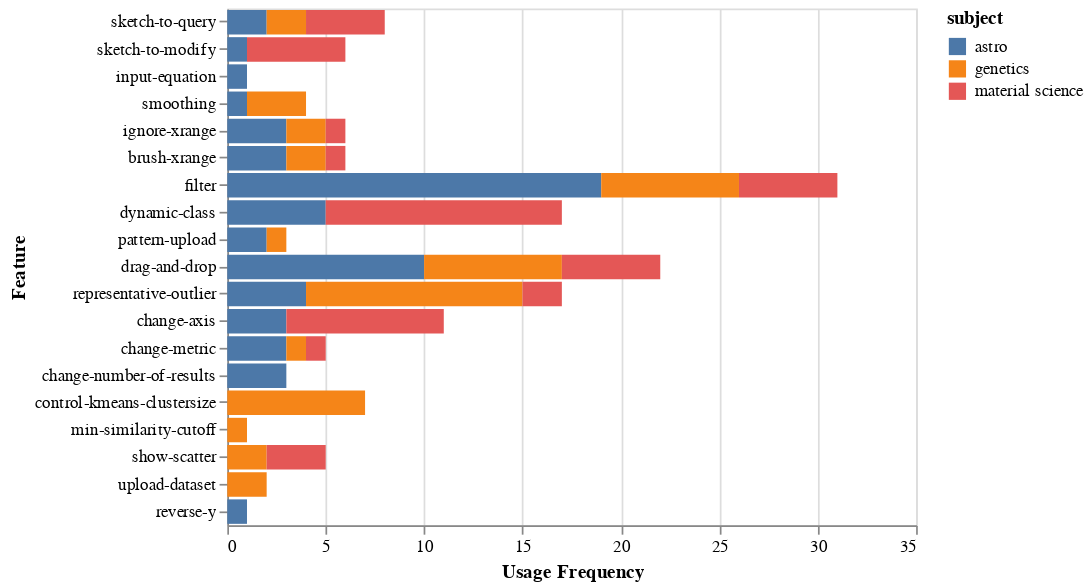

Notebook cell for this chart:
### Code cell
alt.Chart(df_frequency_by_subject_feature).mark_bar().encode(
    alt.X("Usage Frequency"),
    alt.Y("Feature",sort= ['sketch-to-query','sketch-to-modify','input-equation','smoothing','ignore-xrange','brush-xrange',
                          'filter','dynamic-class','pattern-upload','drag-and-drop','representative-outlier',
                          'change-axis', 'change-metric','change-number-of-results','control-kmeans-clustersize', 'min-similarity-cutoff','show-scatter', 'upload-dataset','reverse-y']),
    color = "subject"
)

### Figure 1 — Vega-Lite specification as saved in the notebook (floating-point values rounded to 4 significant figures)
{"$schema": "https://vega.github.io/schema/vega-lite/v2.6.0.json", "config": {"view": {"height": 300, "width": 400}}, "data": {"name": "data-a0caa11de133f34ea9f701677f0cdb88"}, "datasets": {"data-a0caa11de133f34ea9f701677f0cdb88": [{"Feature": "brush-xrange", "Usage Frequency": 3, "subject": "astro"}, {"Feature": "change-axis", "Usage Frequency": 3, "subject": "astro"}, {"Feature": "change-metric", "Usage Frequency": 3, "subject": "astro"}, {"Feature": "change-number-of-results", "Usage Frequency": 3, "subject": "astro"}, {"Feature": "drag-and-drop", "Usage Frequency": 10, "subject": "astro"}, {"Feature": "dynamic-class", "Usage Frequency": 5, "subject": "astro"}, {"Feature": "filter", "Usage Frequency": 19, "subject": "astro"}, {"Feature": "ignore-xrange", "Usage Frequency": 3, "subject": "astro"}, {"Feature": "input-equation", "Usage Frequency": 1, "subject": "astro"}, {"Feature": "pattern-upload", "Usage Frequency": 2, "subject": "astro"}, {"Feature": "representative-outlier", "Usage Frequency": 4, "subject": "astro"}, {"Feature": "reverse-y", "Usage Frequency": 1, "subject": "astro"}, {"Feature": "sketch-to-modify", "Usage Frequency": 1, "subject": "astro"}, {"Feature": "sketch-to-query", "Usage Frequency": 2, "subject": "astro"}, {"Feature": "smoothing", "Usage Frequency": 1, "subject": "astro"}, {"Feature": "brush-xrange", "Usage Frequency": 2, "subject": "genetics"}, {"Feature": "change-metric", "Usage Frequency": 1, "subject": "genetics"}, {"Feature": "control-kmeans-clustersize", "Usage Frequency": 7, "subject": "genetics"}, {"Feature": "drag-and-drop", "Usage Frequency": 7, "subject": "genetics"}, {"Feature": "filter", "Usage Frequency": 7, "subject": "genetics"}, {"Feature": "ignore-xrange", "Usage Frequency": 2, "subject": "genetics"}, {"Feature": "min-similarity-cutoff", "Usage Frequency": 1, "subject": "genetics"}, {"Feature": "pattern-upload", "Usage Frequency": 1, "subject": "genetics"}, {"Feature": "representative-outlier", "Usage Frequency": 11, "subject": "genetics"}, {"Feature": "show-scatter", "Usage Frequency": 2, "subject": "genetics"}, {"Feature": "sketch-to-query", "Usage Frequency": 2, "subject": "genetics"}, {"Feature": "smoothing", "Usage Frequency": 3, "subject": "genetics"}, {"Feature": "upload-dataset", "Usage Frequency": 2, "subject": "genetics"}, {"Feature": "brush-xrange", "Usage Frequency": 1, "subject": "material science"}, {"Feature": "change-axis", "Usage Frequency": 8, "subject": "material science"}, {"Feature": "change-metric", "Usage Frequency": 1, "subject": "material science"}, {"Feature": "drag-and-drop", "Usage Frequency": 5, "subject": "material science"}, {"Feature": "dynamic-class", "Usage Frequency": 12, "subject": "material science"}, {"Feature": "filter", "Usage Frequency": 5, "subject": "material science"}, {"Feature": "ignore-xrange", "Usage Frequency": 1, "subject": "material science"}, {"Feature": "representative-outlier", "Usage Frequency": 2, "subject": "material science"}, {"Feature": "show-scatter", "Usage Frequency": 3, "subject": "material science"}, {"Feature": "sketch-to-modify", "Usage Frequency": 5, "subject": "material science"}, {"Feature": "sketch-to-query", "Usage Frequency": 4, "subject": "material science"}]}, "encoding": {"color": {"field": "subject", "type": "nominal"}, "x": {"field": "Usage Frequency", "type": "quantitative"}, "y": {"field": "Feature", "sort": ["sketch-to-query", "sketch-to-modify", "input-equation", "smoothing", "ignore-xrange", "brush-xrange", "filter", "dynamic-class", "pattern-upload", "drag-and-drop", "representative-outlier", "change-axis", "change-metric", "change-number-of-results", "control-kmeans-clustersize", "min-similarity-cutoff", "show-scatter", "upload-dataset", "reverse-y"], "type": "nominal"}}, "mark": "bar"}
